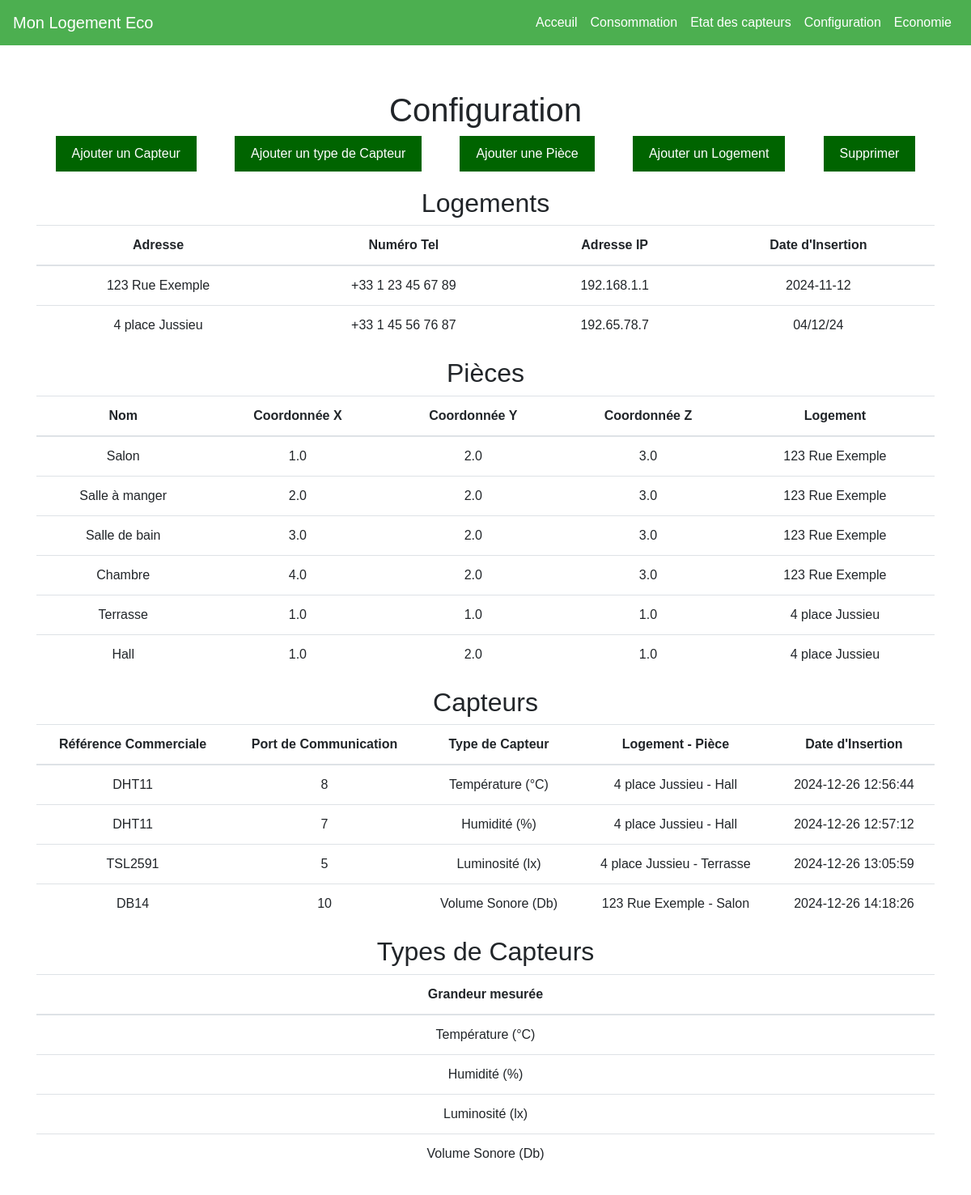
Before: /config with the older database file.
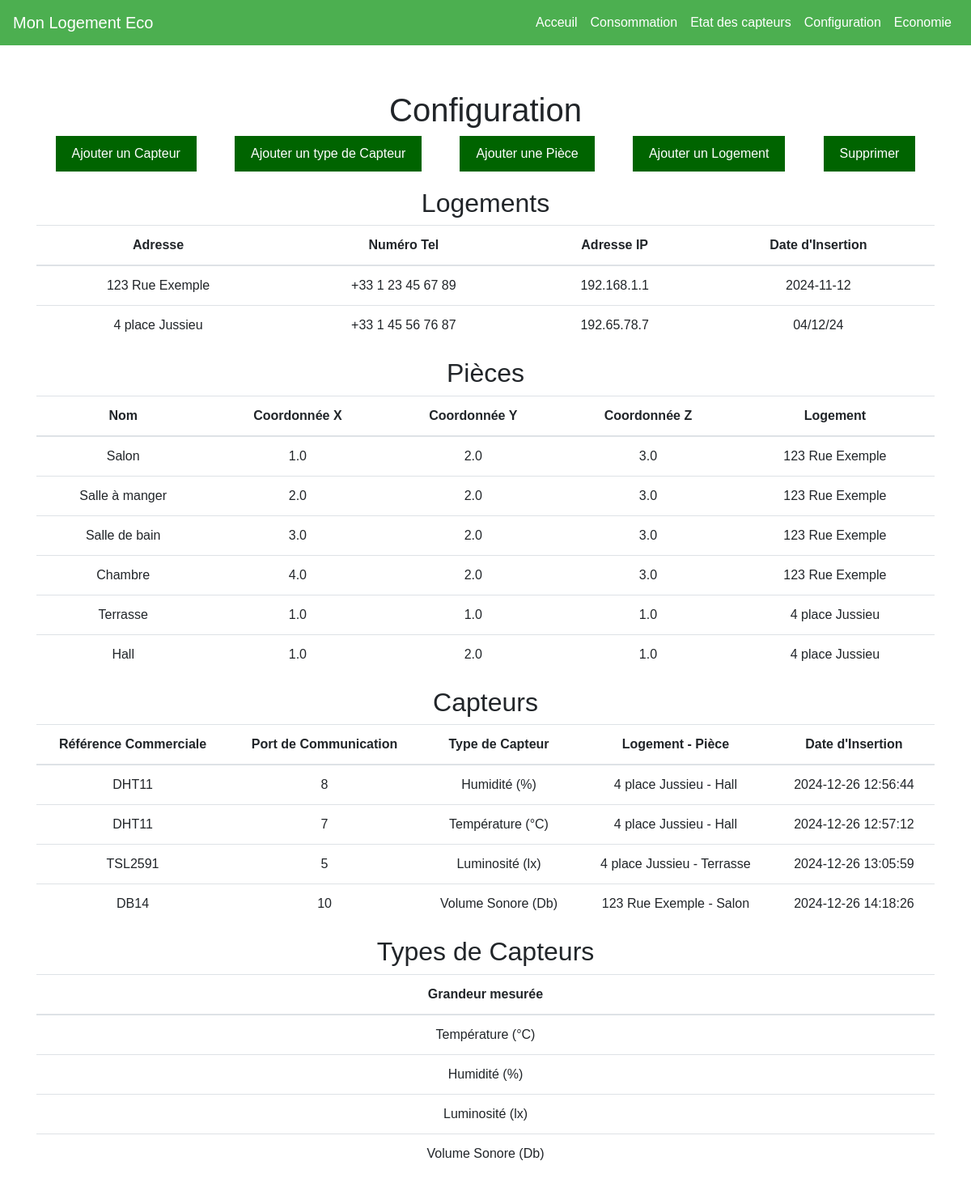
After: the same page with the newer database file.
### tables this page shows
CREATE TABLE Logement (
    id_loge INTEGER PRIMARY KEY AUTOINCREMENT,  
    adresse TEXT,                               
    numero_tel TEXT,                            
    IP TEXT,                                    
    date_insert TEXT                             
);

CREATE TABLE Piece (
    id_piece INTEGER PRIMARY KEY AUTOINCREMENT,  
    nom TEXT,
    x REAL,
    y REAL,
    z REAL,
    id_loge INTEGER,                             
    FOREIGN KEY (id_loge) REFERENCES Logement(id_loge)  
);

CREATE TABLE Capteur (
    id_capteur INTEGER PRIMARY KEY AUTOINCREMENT,   
    ref_commerciale TEXT,
    port_communication TEXT,
    date_insert TEXT,
    id_piece INTEGER,                             
    -- FOREIGN KEY (id_piece) REFERENCES Piece(id_piece),  
    id_type INTEGER,                             
    FOREIGN KEY (id_type) REFERENCES Type_capteur(id_type)  
);

CREATE TABLE Type_capteur (
    id_type INTEGER PRIMARY KEY AUTOINCREMENT, 
    unite_mesure TEXT
);

### main.py (the view)
@app.get("/config", response_class=HTMLResponse)
async def read_config(request: Request):
    capteurs = get_capteurs()
    logements = get_logements()
    pieces = get_pieces_with_logement()
    types_capteurs = get_types_capteurs()
    return templates.TemplateResponse("config.html", {"request": request, "capteurs": capteurs, "logements": logements, "pieces": pieces, "types_capteurs": types_capteurs})

### templates/config.html (shortened to what this page needs)
{% extends "base.html" %}
{% block content %}
<h1>Configuration</h1>
<div class="menu">
    <button class="menu-button" onclick="showForm('capteurForm')">Ajouter un Capteur</button>
    <button class="menu-button" onclick="showForm('typeForm')">Ajouter un type de Capteur</button>
    <button class="menu-button" onclick="showForm('pieceForm')">Ajouter une Pièce</button>
    <button class="menu-button" onclick="showForm('logementForm')">Ajouter un Logement</button>
    <button class="menu-button" onclick="showForm('suppressionForm')">Supprimer</button>
</div>
<h2>Logements</h2>
<table class="table">
    <thead>
        <tr>
            <th>Adresse</th>
            <th>Numéro Tel</th>
            <th>Adresse IP</th>
            <th>Date d'Insertion</th>
        </tr>
    </thead>
    <tbody>
        {% for logement in logements %}
        <tr>
            <td>{{ logement.adresse }}</td>
            <td>{{ logement.numero_tel }}</td>
            <td>{{ logement.IP }}</td>
            <td>{{ logement.date_insert }}</td>
        </tr>
        {% endfor %}
    </tbody>
</table>
<h2>Pièces</h2>
<table class="table">
    <thead>
        <tr>
            <th>Nom</th>
            <th>Coordonnée X</th>
            <th>Coordonnée Y</th>
            <th>Coordonnée Z</th>
            <th>Logement</th>
        </tr>
    </thead>
    <tbody>
        {% for piece in pieces %}
        <tr>
            <td>{{ piece.nom }}</td>
            <td>{{ piece.x }}</td>
            <td>{{ piece.y }}</td>
            <td>{{ piece.z }}</td>
            <td>{{ piece.logement_adresse }}</td>
        </tr>
        {% endfor %}
    </tbody>
</table>
<h2>Capteurs</h2>
<table class="table">
    <thead>
        <tr>
            <th>Référence Commerciale</th>
            <th>Port de Communication</th>
            <th>Type de Capteur</th>
            <th>Logement - Pièce</th>
            <th>Date d'Insertion</th>
        </tr>
    </thead>
    <tbody>
        {% for capteur in capteurs %}
        <tr>
            <td>{{ capteur.ref_commerciale }}</td>
            <td>{{ capteur.port_communication }}</td>
            <td>{{ capteur.type_capteur_nom }}</td>
            <td>{{ capteur.logement_adresse }} - {{ capteur.piece_nom }}</td>
            <td>{{ capteur.date_insert }}</td>
        </tr>
        {% endfor %}
    </tbody>
</table>
<h2>Types de Capteurs</h2>
<table class="table">
    <thead>
        <tr>
            <th>Grandeur mesurée</th>
        </tr>
    </thead>
    <tbody>
        {% for type_capteur in types_capteurs %}
        <tr>
            <td>{{ type_capteur.unite_mesure }}</td>
        </tr>
        {% endfor %}
    </tbody>
</table>
{% endblock %}

Changed rows visible on the page:
removed Capteur: ref_commerciale "DHT11", port_communication "8", type_capteur_nom "Température (°C)", logement_adresse "4 place Jussieu", piece_nom "Hall", date_insert "2024-12-26 12:56:44"
removed Capteur: ref_commerciale "DHT11", port_communication "7", type_capteur_nom "Humidité (%)", logement_adresse "4 place Jussieu", piece_nom "Hall", date_insert "2024-12-26 12:57:12"
added Capteur: ref_commerciale "DHT11", port_communication "8", type_capteur_nom "Humidité (%)", logement_adresse "4 place Jussieu", piece_nom "Hall", date_insert "2024-12-26 12:56:44"
added Capteur: ref_commerciale "DHT11", port_communication "7", type_capteur_nom "Température (°C)", logement_adresse "4 place Jussieu", piece_nom "Hall", date_insert "2024-12-26 12:57:12"
